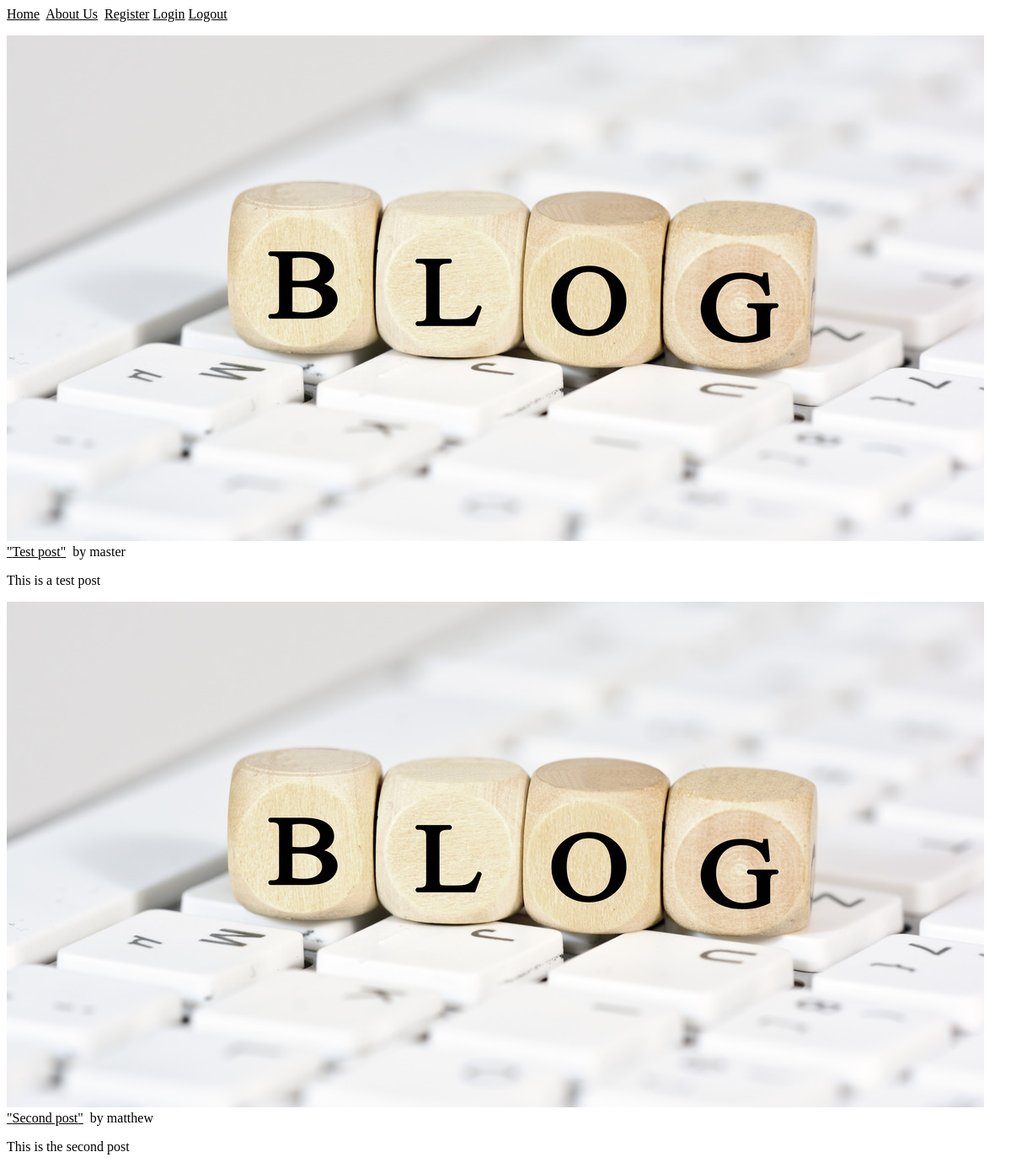
Page /home on the earlier database version.
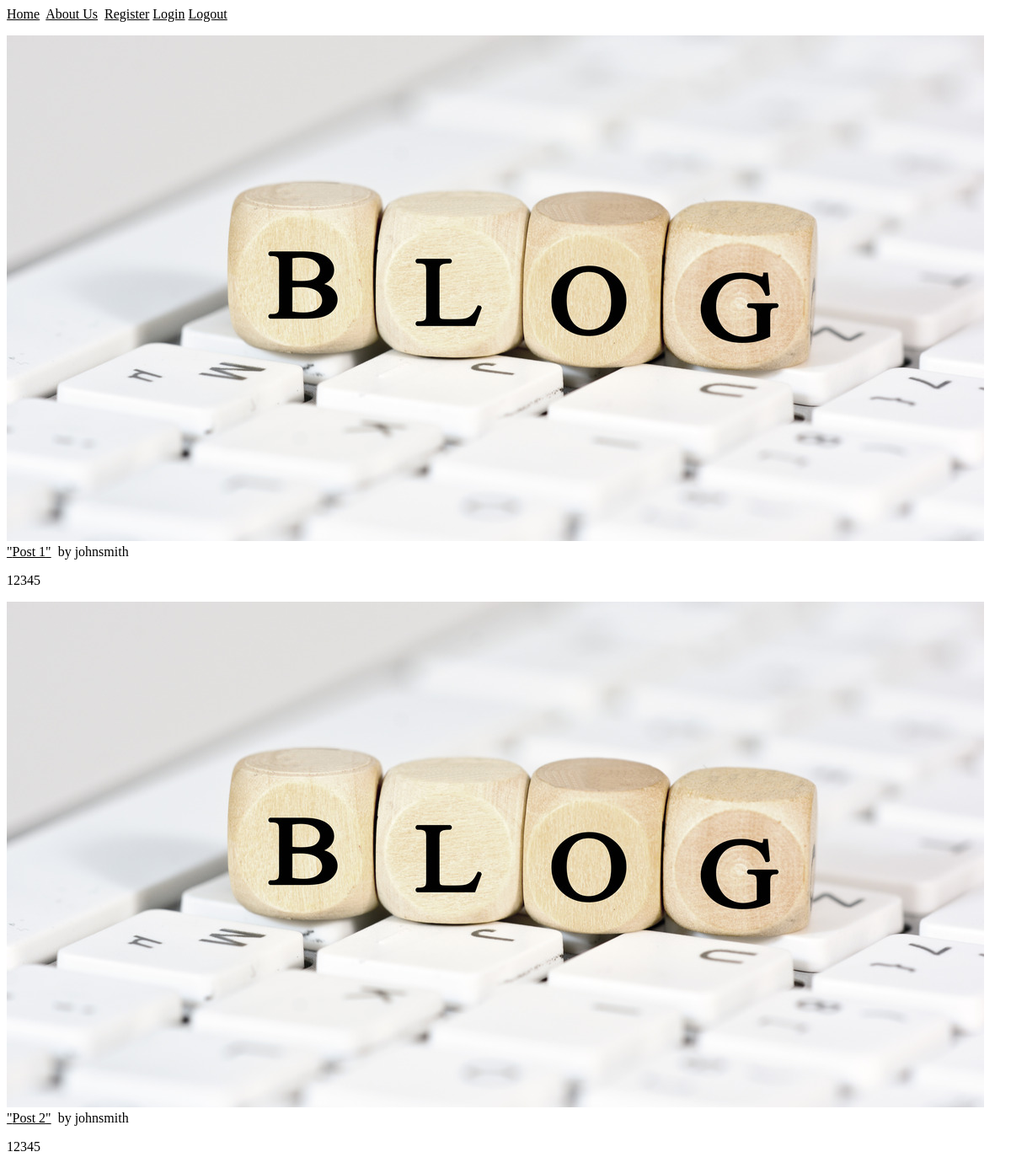
Same page on the later database version.
### blog/models.py (models this page shows, shortened)
class Post(db.Model):
  id = db.Column(db.Integer, primary_key=True)
  date = db.Column(db.DateTime, nullable=False, default=datetime.utcnow)
  title = db.Column(db.Text, nullable=False)
  content = db.Column(db.Text, nullable=False)
  image_file = db.Column(db.String(40), nullable=False, default='default.jpg')
  author_id = db.Column(db.Integer, db.ForeignKey('user.id'), nullable=False)

class User(UserMixin,db.Model):
  id = db.Column(db.Integer, primary_key=True)
  username = db.Column(db.String(15), unique=True, nullable=False)
  hashed_password=db.Column(db.String(128))
  post = db.relationship('Post', backref='user', lazy=True)
  @property
  def password(self):
    raise AttributeError('Password is not readable.')

### blog/routes.py (the view)
@app.route("/")
@app.route("/home")
def home():
    posts=Post.query.all()
    return render_template('home.html', posts=posts)

### blog/templates/home.html
{% extends "layout.html" %}
{% block content %}
{% for post in posts %}
<p><a href="{{ url_for('post', post_id=post.id) }}"><img src="{{ url_for('static', filename='img/' + post.image_file) }}">
    "{{ post.title }}"</a>&nbsp
    by {{ post.user.username }}</p>
<p>{{ post.content }}</p>
{% endfor %}
{% endblock content %}

### blog/templates/layout.html (shortened to what this page needs)
<!DOCTYPE html>
<html>
<head>
    <link rel="stylesheet" href="{{ url_for('static',filename='style.css') }}">
</head>
<body>
    <div id="header">
        <a href="{{ url_for('home') }}" class="header">Home</a>&nbsp
        <a href="{{ url_for('about') }}" class="header">About Us</a>&nbsp
        {% if current_user.is_anonymous %}
        <a href="{{ url_for('register') }}" class="header">Register</a>
        <a href="{{ url_for('login') }}" class="header">Login</a>
        {% endif %}
        <a href="{{ url_for('logout') }}" class="header">Logout</a>
    </div>
    <div id="content">
        {% block content %}
        {% endblock %}
    </div>
</body>
</html>

### blog/static/style.css (style rules this page uses)
* { color: rgb(0, 0, 0); font-family: Georgia, 'Times New Roman', Times, serif; }

Differences in the rows shown:
changed Post: title "Test post" → "Post 1"; user.username "master" → "johnsmith"; content "This is a test post" → "12345"
changed Post: title "Second post" → "Post 2"; user.username "matthew" → "johnsmith"; content "This is the second post" → "12345"
